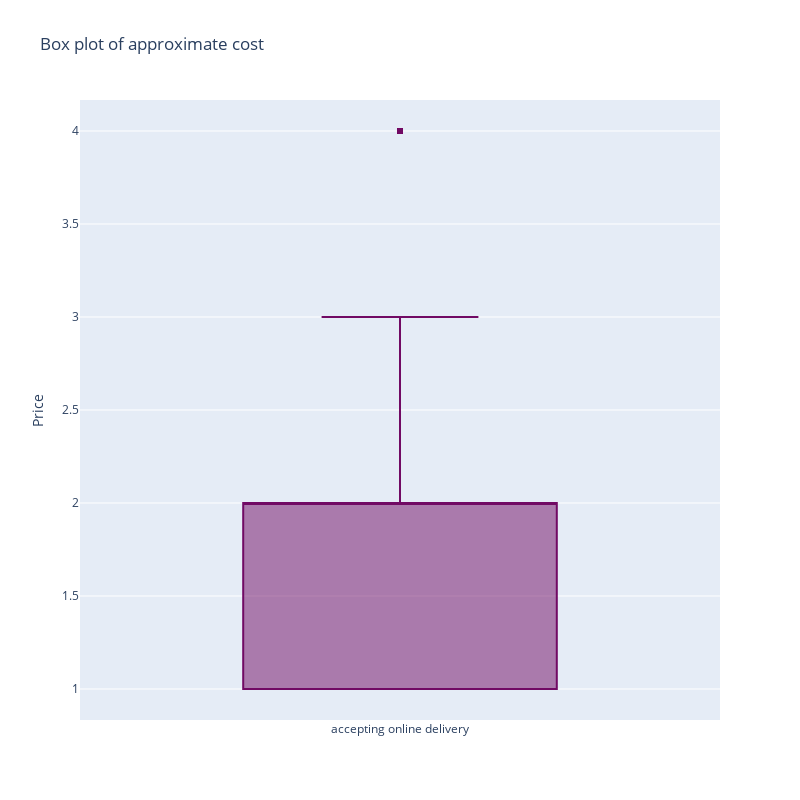

Notebook cell for this chart:
### Code cell
trace0=go.Box(y=df['Price range'],name="accepting online delivery",
              marker = dict(
        color = 'rgb(113, 10, 100)',
    ))
data=[trace0]
layout=go.Layout(title="Box plot of approximate cost",width=800,height=800,yaxis=dict(title="Price"))
fig=go.Figure(data=data,layout=layout)
py.iplot(fig)

### Figure 1 — Plotly figure (JSON) as saved in the notebook; plotly's stock layout.template omitted (floating-point values rounded to 4 significant figures; data arrays with more than 128 entries replaced by an {"elided": "..."} marker saying what was removed)
{"data": [{"marker": {"color": "rgb(113, 10, 100)"}, "name": "accepting online delivery", "type": "box", "y": {"elided": "9551 int values"}}], "layout": {"height": 800, "title": {"text": "Box plot of approximate cost"}, "width": 800, "yaxis": {"title": {"text": "Price"}}}}
